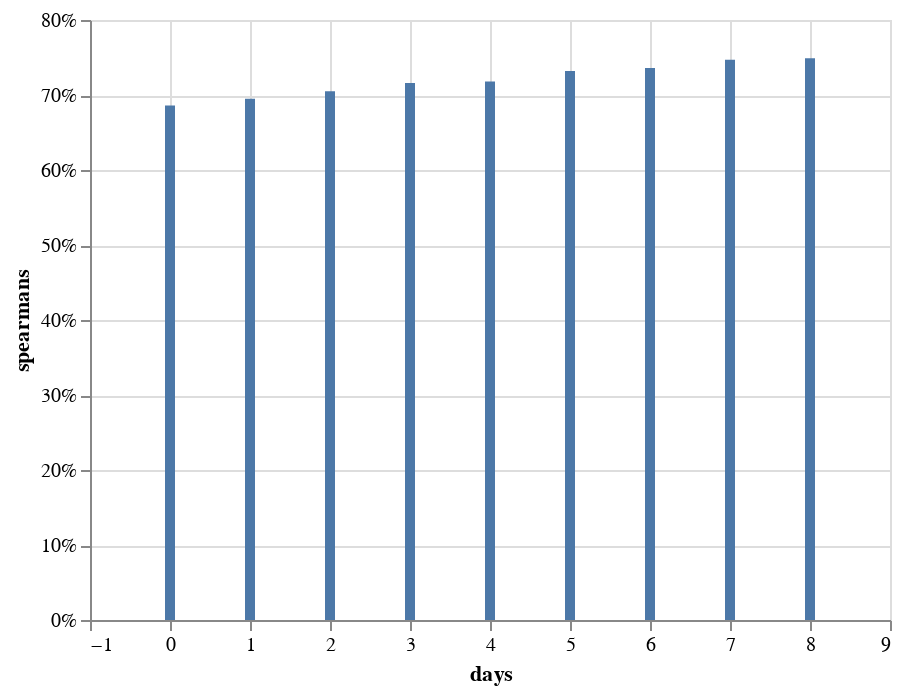

Notebook source saved alongside this figure:
### Code cell
pearson = [0.776, 0.792, 0.805, 0.821, 0.835, 0.851, 0.873, 0.892, 0.902]
spearmans = [0.686, 0.695, 0.705, 0.716, 0.718, 0.732, 0.736, 0.747, 0.749]

source_correlation_coefficient = pd.DataFrame({
    'days': [0, 1, 2, 3, 4, 5, 6, 7, 8],
    'spearmans': spearmans
})

alt.Chart(source_correlation_coefficient).mark_bar().encode(
    alt.X('days:Q'),
    alt.Y('spearmans:Q', axis=alt.Axis(format='%')),
    tooltip=['days', 'spearmans']
)

### Figure 1 — Vega-Lite specification as saved in the notebook (floating-point values rounded to 4 significant figures)
{"config": {"view": {"continuousWidth": 400, "continuousHeight": 300}}, "data": {"name": "data-0f30556f7f799c2f8f5ff62718c69156"}, "mark": "bar", "encoding": {"tooltip": [{"type": "quantitative", "field": "days"}, {"type": "quantitative", "field": "spearmans"}], "x": {"type": "quantitative", "field": "days"}, "y": {"type": "quantitative", "axis": {"format": "%"}, "field": "spearmans"}}, "$schema": "https://vega.github.io/schema/vega-lite/v4.8.1.json", "datasets": {"data-0f30556f7f799c2f8f5ff62718c69156": [{"days": 0, "spearmans": 0.686}, {"days": 1, "spearmans": 0.695}, {"days": 2, "spearmans": 0.705}, {"days": 3, "spearmans": 0.716}, {"days": 4, "spearmans": 0.718}, {"days": 5, "spearmans": 0.732}, {"days": 6, "spearmans": 0.736}, {"days": 7, "spearmans": 0.747}, {"days": 8, "spearmans": 0.749}]}}
